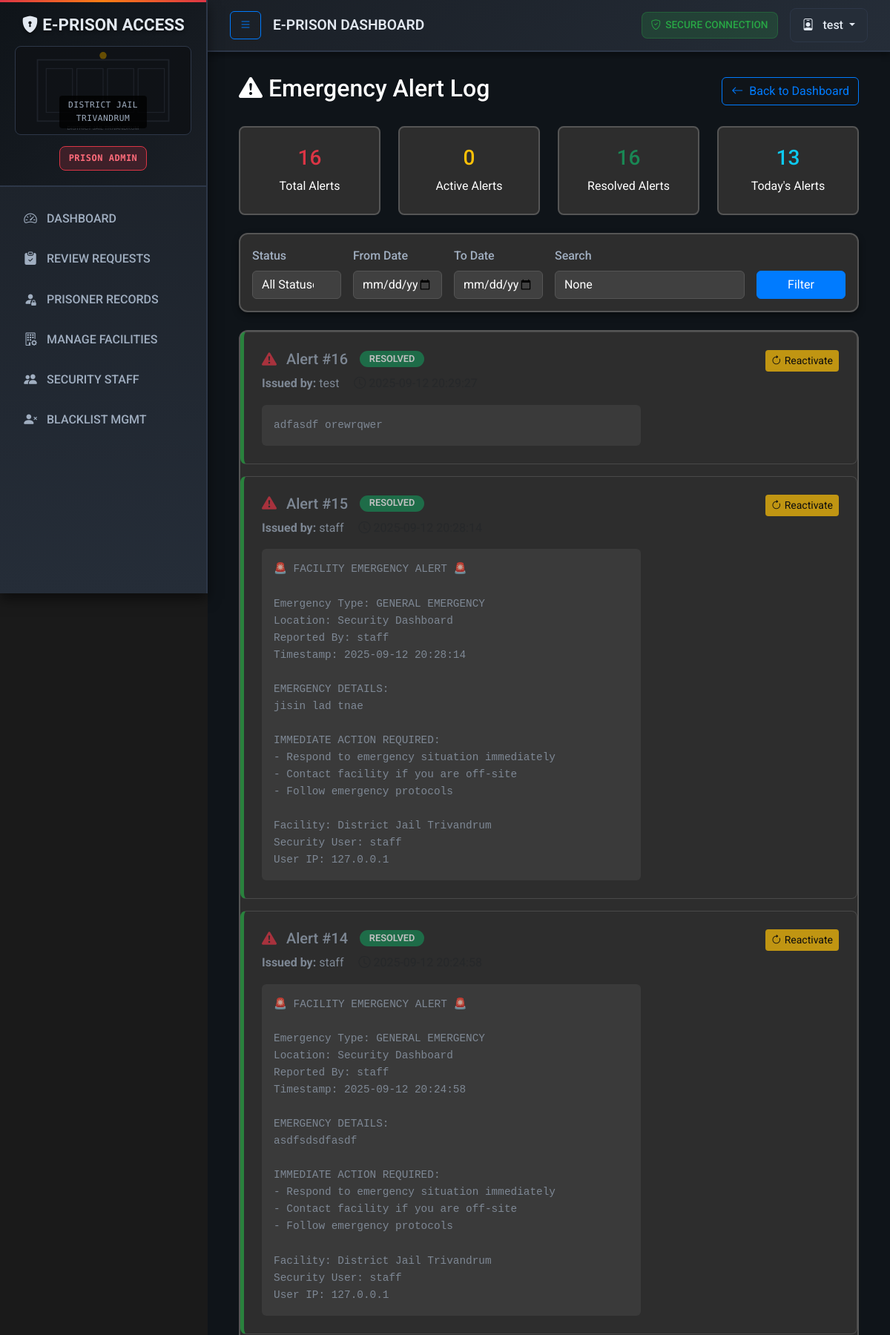
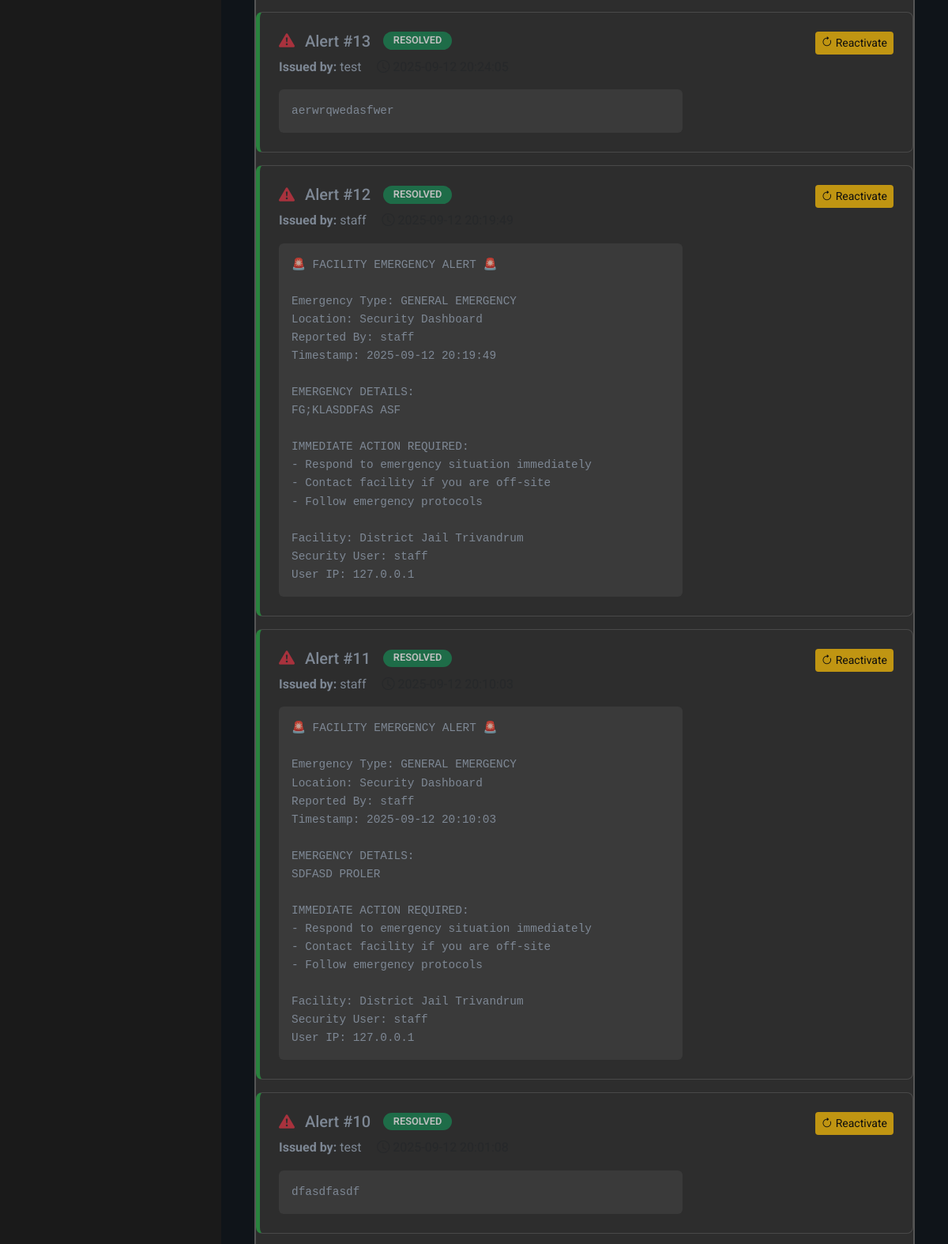
The app's page /visitor-management/security/emergency-log/ (signed in, upper part) with its own data (2 pictures, top to bottom).
### accounts/models.py (models this page shows, shortened)
class User(AbstractUser):
    ROLE_CHOICES = [
        ("family", "Family Visitor"),
        ("visitor", "Other Visitor"),
        ("security", "Gate Security"),
        ("admin", "Prison Admin"),
    ]
    role = models.CharField(max_length=20, choices=ROLE_CHOICES, default="visitor")
    profile_photo = models.ImageField(upload_to="profile_photos/", blank=True, null=True)
    is_family_member = models.BooleanField(default=False)
    jail = models.ForeignKey(Jail, on_delete=models.SET_NULL, null=True, blank=True)
    full_name = models.CharField(max_length=100, blank=True, null=True)
    address = models.TextField(blank=True, null=True)
    id_proof = models.ImageField(upload_to="id_proofs/", blank=True, null=True)  # Keep for backward compatibility
    aadhar_number = models.CharField(
        max_length=12,
        unique=True,
        blank=True,
        null=True,
        help_text="12-digit Aadhar number (only accepted ID proof)",
        verbose_name="Aadhar Card Number"
    )
    phone_number = models.CharField(
        max_length=15,
        blank=True,
        null=True,
        help_text="10-digit Indian mobile number"
    )

### visitor_management/models.py (models this page shows, shortened)
class EmergencyAlert(models.Model):
    message = models.TextField()
    issued_by = models.ForeignKey(User, on_delete=models.SET_NULL, null=True, related_name='issued_alerts')
    issued_at = models.DateTimeField(auto_now_add=True)
    is_active = models.BooleanField(default=True)

### visitor_management/views.py (the view, shortened to what this page needs)
# urls.py: path('security/emergency-log/', views.emergency_log_view, name='emergency_log'),
@login_required
@user_passes_test(is_security_staff)
def emergency_log_view(request):
    alerts = EmergencyAlert.objects.all().order_by('-issued_at')
    status_filter = request.GET.get('status')
    if status_filter == 'active':
        alerts = alerts.filter(is_active=True)
    elif status_filter == 'resolved':
        alerts = alerts.filter(is_active=False)
    date_from = request.GET.get('date_from')
    date_to = request.GET.get('date_to')
    if date_from:
        try:
            alerts = alerts.filter(issued_at__gte=datetime.strptime(date_from, '%Y-%m-%d'))
        except ValueError:
            pass
    if date_to:
        try:
            alerts = alerts.filter(issued_at__lte=datetime.strptime(date_to, '%Y-%m-%d') + timedelta(days=1))
        except ValueError:
            pass
    search_query = request.GET.get('search')
    from django.core.paginator import Paginator
    paginator = Paginator(alerts, 20)
    page_number = request.GET.get('page')
    page_obj = paginator.get_page(page_number)
    stats = {
        'total_alerts': EmergencyAlert.objects.count(),
        'active_alerts': EmergencyAlert.objects.filter(is_active=True).count(),
        'resolved_alerts': EmergencyAlert.objects.filter(is_active=False).count(),
        'alerts_today': EmergencyAlert.objects.filter(
            issued_at__date=timezone.now().date()
        ).count(),
    }
    context = {
        'alerts': page_obj,
        'stats': stats,
        'status_filter': status_filter,
        'date_from': date_from,
        'date_to': date_to,
        'search_query': search_query,
    }
    return render(request, 'security/emergency_log.html', context)

### visitor_management/views.py (called while the page is built)
def is_security_staff(user):
    return user.is_authenticated and (user.is_staff or hasattr(user, 'jail'))

### visitor_management/templates/security/emergency_log.html (shortened to what this page needs)
{% extends "base.html" %}
{% block content %}
<div class="container-fluid">
    <div class="d-flex justify-content-between align-items-center mb-4">
        <h2><i class="bi bi-exclamation-triangle-fill me-2"></i>Emergency Alert Log</h2>
        <a href="{% url 'security_dashboard' %}" class="btn btn-outline-primary">
            <i class="bi bi-arrow-left me-2"></i>Back to Dashboard
        </a>
    </div>
    <div class="row mb-4">
        <div class="col-md-3">
            <div class="stats-card">
                <h3 class="text-danger">{{ stats.total_alerts }}</h3>
                <p class="mb-0">Total Alerts</p>
            </div>
        </div>
        <div class="col-md-3">
            <div class="stats-card">
                <h3 class="text-warning">{{ stats.active_alerts }}</h3>
                <p class="mb-0">Active Alerts</p>
            </div>
        </div>
        <div class="col-md-3">
            <div class="stats-card">
                <h3 class="text-success">{{ stats.resolved_alerts }}</h3>
                <p class="mb-0">Resolved Alerts</p>
            </div>
        </div>
        <div class="col-md-3">
            <div class="stats-card">
                <h3 class="text-info">{{ stats.alerts_today }}</h3>
                <p class="mb-0">Today's Alerts</p>
            </div>
        </div>
    </div>
    <div class="card emergency-log-card mb-4">
        <div class="card-body">
            <form method="get" class="row g-3">
                <div class="col-md-2">
                    <label class="form-label">Status</label>
                    <select name="status" class="form-select">
                        <option value="">All Statuses</option>
                    </select>
                </div>
                <div class="col-md-2">
                    <label class="form-label">From Date</label>
                    <input type="date" name="date_from" class="form-control" value="{{ date_from }}">
                </div>
                <div class="col-md-2">
                    <label class="form-label">To Date</label>
                    <input type="date" name="date_to" class="form-control" value="{{ date_to }}">
                </div>
                <div class="col-md-4">
                    <label class="form-label">Search</label>
                    <input type="text" name="search" class="form-control" placeholder="Search alerts..." value="{{ search_query }}">
                </div>
                <div class="col-md-2">
                    <label class="form-label">&nbsp;</label>
                    <button type="submit" class="btn btn-primary w-100">Filter</button>
                </div>
            </form>
        </div>
    </div>
    <div class="emergency-log-card">
        <div class="card-body">
            {% if alerts %}
                {% for alert in alerts %}
                <div class="alert-row {% if alert.is_active %}active{% else %}resolved{% endif %}">
                    <div class="row">
                        <div class="col-md-8">
                            <div class="d-flex align-items-center mb-2">
                                <h5 class="mb-0 me-3">
                                    <i class="bi bi-exclamation-triangle-fill text-danger me-2"></i>
                                    Alert #{{ alert.id }}
                                </h5>
                                {% if alert.is_active %}
                                    <span class="badge bg-danger alert-badge">ACTIVE</span>
                                {% else %}
                                    <span class="badge bg-success alert-badge">RESOLVED</span>
                                {% endif %}
                            </div>
                            <div class="mb-3">
                                <strong>Issued by:</strong> {{ alert.issued_by.get_full_name|default:alert.issued_by.username }}
                                <span class="text-muted ms-3">
                                    <i class="bi bi-clock me-1"></i>{{ alert.issued_at|date:"Y-m-d H:i:s" }}
                                </span>
                            </div>
                            <div class="alert-message" style="white-space: pre-line; font-family: monospace; font-size: 0.9rem; background: var(--bg-input); padding: 1rem; border-radius: 6px;">{{ alert.message }}</div>
                        </div>
                        <div class="col-md-4 text-end">
                            <form method="post" style="display: inline;">
                                {% if alert.is_active %}
                                    <button type="submit" name="action" value="resolve" class="btn btn-resolve btn-sm"
                                            onclick="return confirm('Mark this emergency alert as resolved?')">
                                        <i class="bi bi-check-circle me-1"></i>Mark Resolved
                                    </button>
                                {% else %}
                                    <button type="submit" name="action" value="reactivate" class="btn btn-reactivate btn-sm"
                                            onclick="return confirm('Reactivate this emergency alert?')">
                                        <i class="bi bi-arrow-clockwise me-1"></i>Reactivate
                                    </button>
                                {% endif %}
                            </form>
                        </div>
                    </div>
                </div>
                {% endfor %}
            {% else %}
                <div class="text-center py-5">
                    <i class="bi bi-shield-check display-1 text-success"></i>
                    <h4 class="mt-3">No Emergency Alerts</h4>
                    <p class="text-muted">No emergency alerts match your search criteria.</p>
                </div>
            {% endif %}
        </div>
    </div>
</div>
{% endblock %}

### accounts/templates/base.html (shortened to what this page needs)
<!DOCTYPE html>
<html lang="en">
<head>
    <link href="https://cdn.jsdelivr.net/npm/bootstrap@5.3.3/dist/css/bootstrap.min.css" rel="stylesheet">
    <link rel="stylesheet" href="https://cdn.jsdelivr.net/npm/bootstrap-icons@1.11.3/font/bootstrap-icons.min.css">
</head>
<body {% if active_alert %}class="emergency-alert-active"{% endif %}>
    <div class="wrapper">
        {% if user.is_authenticated %}
        <nav id="sidebar">
            <div class="sidebar-header">
                <h3><i class="bi bi-shield-lock-fill"></i> E-PRISON ACCESS</h3>
                <div class="prison-image"></div>
                <span class="facility-badge">{{ user.get_role_display }}</span>
            </div>
            <div class="sidebar-nav">
                <div class="nav-item">
                    <a href="{% url 'dashboard' %}" class="nav-link active">
                        <i class="bi bi-speedometer2"></i>
                        DASHBOARD
                    </a>
                </div>
                {% if user.role == 'admin' %}
                    <div class="nav-item">
                        <a href="{% url 'review_visits' %}" class="nav-link">
                            <i class="bi bi-clipboard-check-fill"></i>
                            REVIEW REQUESTS
                        </a>
                    </div>
                    <div class="nav-item">
                        <a href="{% url 'prisoner_list' %}" class="nav-link">
                            <i class="bi bi-person-fill-lock"></i>
                            PRISONER RECORDS
                        </a>
                    </div>
                    <div class="nav-item">
                        <a href="{% url 'jail_list' %}" class="nav-link">
                            <i class="bi bi-building-gear"></i>
                            MANAGE FACILITIES
                        </a>
                    </div>
                    <div class="nav-item">
                        <a href="{% url 'manage_security_staff' %}" class="nav-link">
                            <i class="bi bi-people-fill"></i>
                            SECURITY STAFF
                        </a>
                    </div>
                    <div class="nav-item">
                        <a href="{% url 'blacklist_list' %}" class="nav-link">
                            <i class="bi bi-person-x-fill"></i>
                            BLACKLIST MGMT
                        </a>
                    </div>
                {% endif %}
            </div>
        </nav>
        {% endif %}
        <div id="content">
            <nav class="top-navbar">
                <div class="d-flex justify-content-between align-items-center w-100">
                    <div class="d-flex align-items-center">
                        <button type="button" id="sidebarCollapse" class="btn btn-outline-primary d-none d-md-block me-3">
                            <i class="bi bi-list"></i>
                        </button>
                        <span class="navbar-brand mb-0">{% block page_title %}E-PRISON DASHBOARD{% endblock %}</span>
                    </div>
                    <div class="d-flex align-items-center gap-3">
                        <div class="security-indicator">
                            <i class="bi bi-shield-check"></i>
                            SECURE CONNECTION
                        </div>
                        {% if user.is_authenticated %}
                            <div class="user-dropdown">
                                <button class="btn dropdown-toggle" type="button" id="userDropdown" data-bs-toggle="dropdown" aria-expanded="false">
                                    <i class="bi bi-person-badge me-2"></i>
                                    {{ user.full_name|default:user.username }}
                                </button>
                            </div>
                        {% else %}
                            <div class="d-flex gap-2">
                                <a class="btn btn-outline-primary" href="{% url 'visitor_login' %}">VISITOR ACCESS</a>
                                <a class="btn btn-primary" href="{% url 'staff_login' %}">STAFF ACCESS</a>
                            </div>
                        {% endif %}
                    </div>
                </div>
            </nav>
            <div class="content-area">
                {% block content %}{% endblock %}
            </div>
        </div>
    </div>
</body>
</html>

### visitor_management/templates/security/emergency_log.html (style rules this page uses)
:root { --bg-dark: #1a1a1a; --bg-card: #2d2d2d; --bg-input: #404040; --border: #555; --text-white: #ffffff; --text-bright: #f8f9fa; --text-muted: #d1d5db; --danger: #dc3545; --success: #28a745; --warning: #ffc107; --primary: #0066cc; }
body { background: var(--bg-dark) !important; color: var(--text-white) !important; }
.emergency-log-card { background: var(--bg-card) !important; border: 2px solid var(--border) !important; border-radius: 12px !important; color: var(--text-white) !important; }
.alert-row { background: var(--bg-card) !important; border: 1px solid var(--border) !important; padding: 1.5rem !important; margin-bottom: 1rem !important; border-radius: 8px !important; transition: all 0.3s ease !important; }
.alert-row.resolved { border-left: 5px solid var(--success) !important; opacity: 0.7 !important; }
.alert-badge { font-size: 0.8rem !important; padding: 0.3rem 0.8rem !important; border-radius: 15px !important; font-weight: 600 !important; }
.stats-card { background: var(--bg-card) !important; border: 2px solid var(--border) !important; border-radius: 8px !important; padding: 1.5rem !important; text-align: center !important; }
.form-control, .form-select { background: var(--bg-input) !important; border: 1px solid var(--border) !important; color: var(--text-white) !important; }
.btn-reactivate { background: var(--warning) !important; border: none !important; color: #000 !important; }

### records on screen
User: role "PRISON ADMIN", full_name "test"
EmergencyAlert: id "16", is_active "RESOLVED", issued_by.get_full_name "test", message "adfasdf orewrqwer"
EmergencyAlert: id "15", is_active "RESOLVED", issued_by.get_full_name "staff", message "🚨 FACILITY EMERGENCY ALERT 🚨 Emergency Type: GENERAL EMERGENCY Location: Security Dashboard Reported By: staff Timestamp: 2025-09-12 20:28:14 EMERGENCY DETAILS: jisin lad tnae IMMEDIATE ACTION REQUIRED: - Respond to emergency situation immediately - Contact facility if you are off-site - Follow emergency protocols Facility: District Jail Trivandrum Security User: staff User IP: 127.0.0.1"
EmergencyAlert: id "14", is_active "RESOLVED", issued_by.get_full_name "staff", message "🚨 FACILITY EMERGENCY ALERT 🚨 Emergency Type: GENERAL EMERGENCY Location: Security Dashboard Reported By: staff Timestamp: 2025-09-12 20:24:58 EMERGENCY DETAILS: asdfsdsdfasdf IMMEDIATE ACTION REQUIRED: - Respond to emergency situation immediately - Contact facility if you are off-site - Follow emergency protocols Facility: District Jail Trivandrum Security User: staff User IP: 127.0.0.1"
EmergencyAlert: id "13", is_active "RESOLVED", issued_by.get_full_name "test", message "aerwrqwedasfwer"
EmergencyAlert: id "12", is_active "RESOLVED", issued_by.get_full_name "staff", message "🚨 FACILITY EMERGENCY ALERT 🚨 Emergency Type: GENERAL EMERGENCY Location: Security Dashboard Reported By: staff Timestamp: 2025-09-12 20:19:49 EMERGENCY DETAILS: FG;KLASDDFAS ASF IMMEDIATE ACTION REQUIRED: - Respond to emergency situation immediately - Contact facility if you are off-site - Follow emergency protocols Facility: District Jail Trivandrum Security User: staff User IP: 127.0.0.1"
EmergencyAlert: id "11", is_active "RESOLVED", issued_by.get_full_name "staff", message "🚨 FACILITY EMERGENCY ALERT 🚨 Emergency Type: GENERAL EMERGENCY Location: Security Dashboard Reported By: staff Timestamp: 2025-09-12 20:10:03 EMERGENCY DETAILS: SDFASD PROLER IMMEDIATE ACTION REQUIRED: - Respond to emergency situation immediately - Contact facility if you are off-site - Follow emergency protocols Facility: District Jail Trivandrum Security User: staff User IP: 127.0.0.1"
EmergencyAlert: id "10", is_active "RESOLVED", issued_by.get_full_name "test", message "dfasdfasdf"

### other values on screen
{{ stats.total_alerts }} "16"
{{ stats.active_alerts }} "0"
{{ stats.resolved_alerts }} "16"
{{ stats.alerts_today }} "13"
